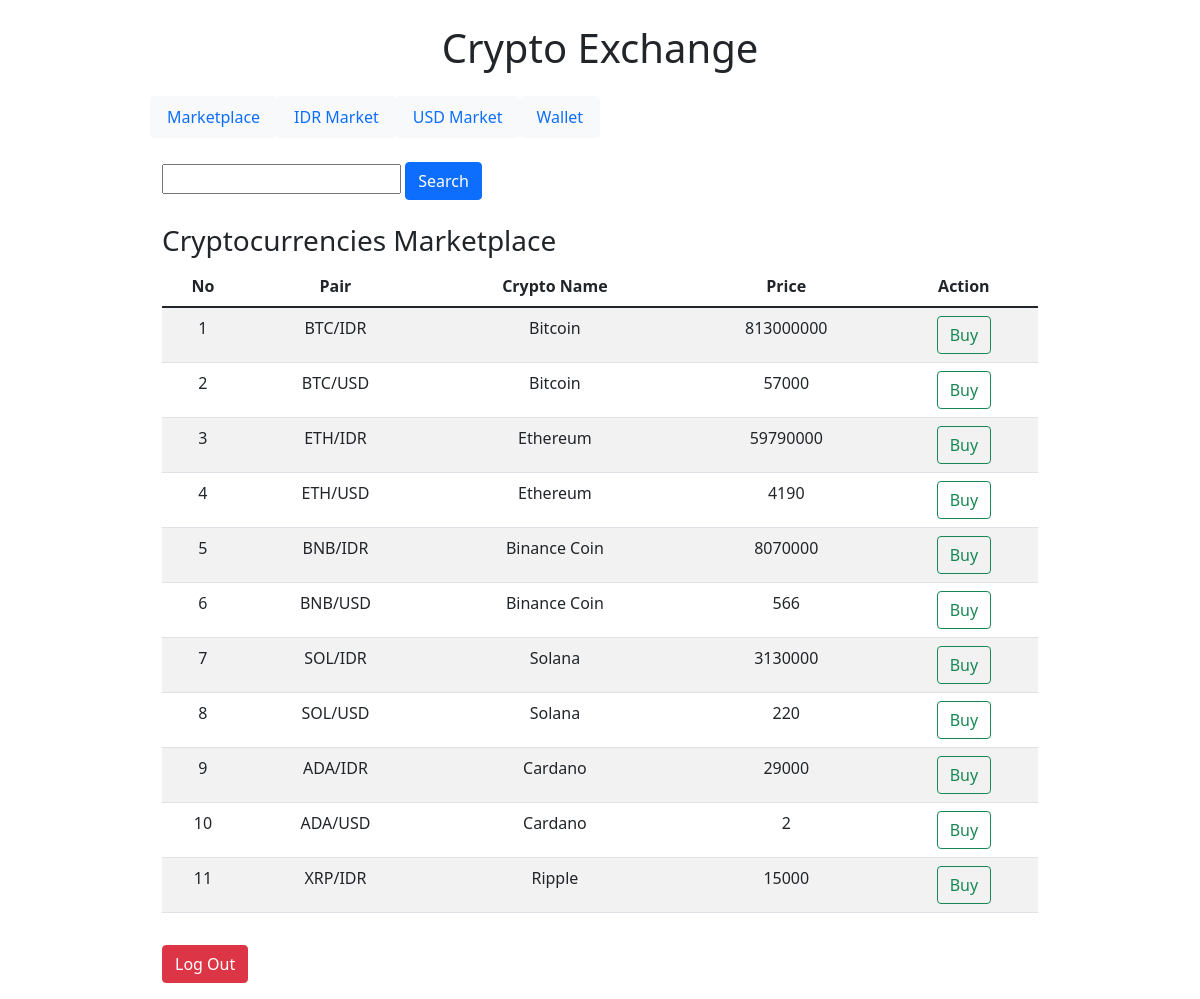
The page /marketplace.php on the database its author committed.
### tables this page shows
CREATE TABLE `trading_pairs` (
  `pair_id` int(3) NOT NULL,
  `crypto_id` int(3) NOT NULL,
  `market_id` int(3) NOT NULL,
  `pair_symbol` varchar(11) NOT NULL,
  `pair_price` int(10) NOT NULL
);

CREATE TABLE `cryptocurrencies` (
  `crypto_id` int(3) NOT NULL,
  `crypto_name` varchar(30) NOT NULL,
  `crypto_symbol` varchar(5) NOT NULL
);

### marketplace.php (the view, shortened to what this page needs)
<?php
    include_once("config.php");
    $trading_pairs = mysqli_query($mysqli, "SELECT a.pair_id, a.pair_symbol, a.pair_price, b.crypto_name
    FROM trading_pairs a INNER JOIN cryptocurrencies b ON a.crypto_id = b.crypto_id ORDER BY a.pair_id ASC");
?>
<!DOCTYPE html>
<html lang="en">
<head>
    <link href="https://cdn.jsdelivr.net/npm/bootstrap@5.1.3/dist/css/bootstrap.min.css" rel="stylesheet">
</head>
<body>
    <h1 class="text-center m-4">Crypto Exchange</h1>
    <nav class="container w-75 m-auto nav mb-3">
        <a class="nav-link btn btn-light" href="marketplace.php">Marketplace</a>
        <a class="nav-link btn btn-light" href="idrMarket.php">IDR Market</a>
        <a class="nav-link btn btn-light" href="usdMarket.php">USD Market</a>
        <a class="nav-link btn btn-light" href="wallet.php">Wallet</a>
    </nav>
    <form class="container w-75 my-4 mx-auto" method="get" action="search.php">
        <input type="text" name="search-text">
        <input class="btn btn-primary" type="submit" name="search" value="Search">
    </form>
    <div class="container w-75 m-auto">
        <h3>Cryptocurrencies Marketplace</h3>
        <table class="table text-center table-striped table-hover">
            <thead>
                <tr>
                    <th scope="col">No</th>
                    <th scope="col">Pair</th>
                    <th scope="col">Crypto Name</th>
                    <th scope="col">Price</th>
                    <th scope="col">Action</th>
                </tr>
            </thead>
            <tbody>
            <?php
            $id = 1;
            while($item = mysqli_fetch_array($trading_pairs)) {
                echo "<tr>";
                echo "<td>".$id."</td>";
                echo "<td>".$item['pair_symbol']."</td>";
                echo "<td>".$item['crypto_name']."</td>";
                echo "<td>".$item['pair_price']."</td>";
                echo "<td><a class='btn btn-outline-success' href='buyCrypto.php?id=$item[pair_id]'>Buy</a></td></tr>";
                $id += 1;
            }
            ?>
            </tbody>
        </table>
        <a class="btn btn-danger mt-3 mb-3" href="index.php">Log Out</a>
    </div>
</body>
</html>

### rows shown on the page
trading_pairs: pair_symbol "BTC/IDR", crypto.crypto_name "Bitcoin", pair_price "813000000"
trading_pairs: pair_symbol "BTC/USD", crypto.crypto_name "Bitcoin", pair_price "57000"
trading_pairs: pair_symbol "ETH/IDR", crypto.crypto_name "Ethereum", pair_price "59790000"
trading_pairs: pair_symbol "ETH/USD", crypto.crypto_name "Ethereum", pair_price "4190"
trading_pairs: pair_symbol "BNB/IDR", crypto.crypto_name "Binance Coin", pair_price "8070000"
trading_pairs: pair_symbol "BNB/USD", crypto.crypto_name "Binance Coin", pair_price "566"
trading_pairs: pair_symbol "SOL/IDR", crypto.crypto_name "Solana", pair_price "3130000"
trading_pairs: pair_symbol "SOL/USD", crypto.crypto_name "Solana", pair_price "220"
trading_pairs: pair_symbol "ADA/IDR", crypto.crypto_name "Cardano", pair_price "29000"
trading_pairs: pair_symbol "ADA/USD", crypto.crypto_name "Cardano", pair_price "2"
trading_pairs: pair_symbol "XRP/IDR", crypto.crypto_name "Ripple", pair_price "15000"
